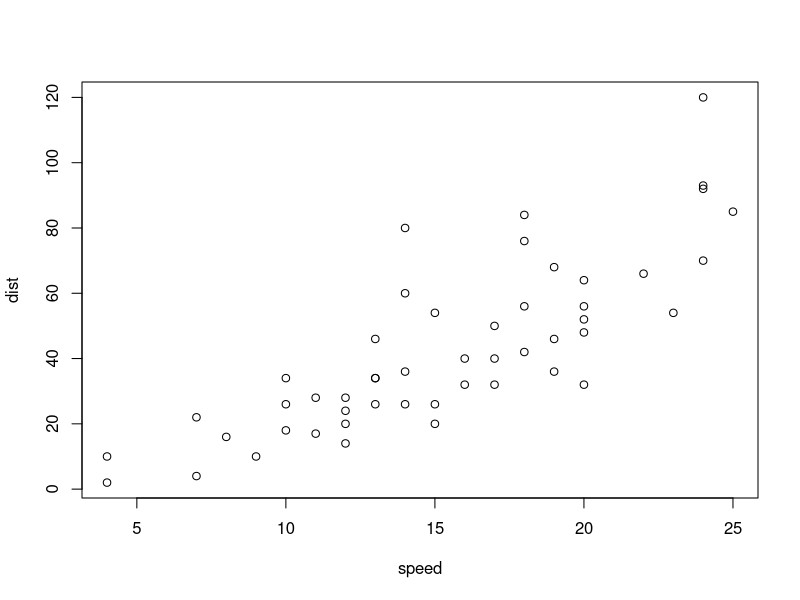
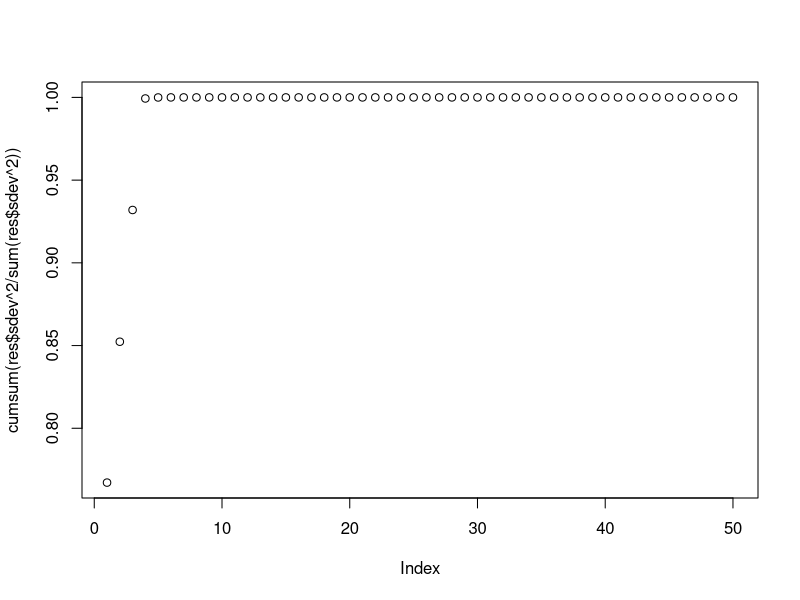

Reproduce these figures in R, in order. (Note: this script raises an error after producing the figures.)
## ---- chunk 1
plot(cars)
## ---- chunk 2
#SparseFactorAnalysis::sfa()
#Generate data
m=50
n=100
frac.gaps <- 0.5 # the fraction of data with NaNs
N.S.ratio <- 0.25 # the Noise to Signal ratio for adding noise to data

x <- (seq(m)*2*pi)/m
t <- (seq(n)*2*pi)/n

#True field
Xt <- 
 outer(sin(x), sin(t)) + 
 outer(sin(2.1*x), sin(2.1*t)) + 
 outer(sin(3.1*x), sin(3.1*t)) +
 outer(tanh(x), cos(t)) + 
 outer(tanh(2*x), cos(2.1*t)) + 
 outer(tanh(4*x), cos(0.1*t)) + 
 outer(tanh(2.4*x), cos(1.1*t)) + 
 tanh(outer(x, t, FUN="+")) + 
 tanh(outer(x, 2*t, FUN="+"))

Xt <- t(Xt)

#PCA
res <- prcomp(Xt, center = TRUE, scale = FALSE)
names(res)
## ---- chunk 3
res$sdev
length(res$sdev)
#res$rotation
dim(res$rotation)
#res$x
dim(res$x)
plot(cumsum(res$sdev^2/sum(res$sdev^2))) #cumulative explained variance
## ---- chunk 4
pc.use <- 3 # explains 93% of variance
trunc <- res$x[,1:pc.use] %*% t(res$rotation[,1:pc.use])

#and add the center (and re-scale) back to data
if(res$scale != FALSE){
	trunc <- scale(trunc, center = FALSE , scale=1/res$scale)
}
if(res$center != FALSE){
    trunc <- scale(trunc, center = -1 * res$center, scale=FALSE)
}
dim(trunc); dim(Xt)
RAN <- range(cbind(Xt, trunc))
BREAKS <- seq(RAN[1], RAN[2],,100)
COLS <- rainbow(length(BREAKS)-1)
par(mfcol=c(1,2), mar=c(1,1,2,1))
image(Xt, main="Original matrix", xlab="", ylab="", xaxt="n", yaxt="n", breaks=BREAKS, col=COLS)
box()
image(trunc, main="Truncated matrix (3 PCs)", xlab="", ylab="", xaxt="n", yaxt="n", breaks=BREAKS, col=COLS)
box()
## ---- chunk 5
#alternate approach
Xt.cen <- scale(Xt, center=TRUE, scale=FALSE)
C <- cov(Xt.cen, use="pair")
E <- svd(C)
A <- Xt.cen %*% E$u

#To remove units from principal components (A)
#function for the exponent of a matrix
"%^%" <- function(S, power)
     with(eigen(S), vectors %*% (values^power * t(vectors)))
Asc <- A %*% (diag(E$d) %^% -0.5) # scaled principal components

#Relationship between eigenvalues from both approaches
plot(res$sdev^2, E$d) #PCA via a covariance matrix - the eigenvalues now hold variance, not stdev
abline(0,1) # same results
## ---- chunk 6
library(Matrix)
set.seed(42)
rows <- 500000
cols <- 10000
i <- unlist(lapply(1:rows, function(i) rep(i, sample(1:5,1))))
j <- sample(1:cols, length(i), replace=TRUE)
M <- sparseMatrix(i, j)
#SM<-sparseMatrix(ratings$user_id,ratings$book_id,x=ratings$rating)
SM<-sparseMatrix(useable.rats$user_id,useable.rats$book_id,x=useable.rats$rating)
## ---- chunk 7
library(irlba)
 pc <- SM %*% irlba(SM, nv=5, nu=0)$v 
 str(pc)
 pc[1:10,1:5]
## ---- chunk 8
res <- prcomp(SM, center = TRUE, scale = FALSE)
plot(cumsum(res$sdev^2/sum(res$sdev^2))) #cumulative explained variance
## ---- chunk 9
set.seed(1);library(irlba)

A <- matrix(runif(400), nrow=20)
S <- irlba(A, 3)
S$d
str(S)
# Compare with svd
SV<-svd(A)
SV$d[1:3]
str(SV)
# Restart the algorithm to compute more singular values
# (starting with an existing solution S)
S1 <- irlba(A, 5, v=S)

# Estimate smallest singular values
irlba(A, 3, smallest=TRUE)$d

#Compare with
tail(svd(A)$d, 3)
## ---- chunk 10
# Principal components (see also prcomp_irlba)
P <- irlba(A, nv=1, center=colMeans(A))

# Compare with prcomp and prcomp_irlba (might vary up to sign)
cbind(P$v,
      prcomp(A)$rotation[, 1],
      prcomp_irlba(A)$rotation[, 1])

# A custom matrix multiplication function that scales the columns of A
# (cf the scale option). This function scales the columns of A to unit norm.
col_scale <- sqrt(apply(A, 2, crossprod))
setClass("scaled_matrix", contains="matrix", slots=c(scale="numeric"))
setMethod("%*%", signature(x="scaled_matrix", y="numeric"),
   function(x ,y) x@.Data %*% (y / x@scale))
setMethod("%*%", signature(x="numeric", y="scaled_matrix"),
   function(x ,y) (x %*% y@.Data) / y@scale)
a <- new("scaled_matrix", A, scale=col_scale)
irlba(a, 3)$d

# Compare with:
svd(sweep(A, 2, col_scale, FUN=`/`))$d[1:3]

## ---- chunk 11
 set.seed(1)
 x <- matrix(rnorm(200), nrow=20)
 p1 <- prcomp_irlba(SM, n=30)
 summary(p1)
## ---- chunk 12
# Compare with
p2 <- prcomp(x, tol=0.7)
summary(p2)
## ---- chunk 13
 p3 <- svd(scale(x, center=colMeans(x), scale=FALSE))
 p4 <- irlba(x, 3, center=colMeans(x))
 # compare with prcomp
 sqrt(crossprod(p1$rotation[,1] - p3$v[,1]))

 sqrt(crossprod(p1$rotation[,1] + p4$v[,1]))

## ---- chunk 14
res <- prcomp(SM, center = TRUE, scale = FALSE)
plot(cumsum(p1$sdev^2/sum(p1$sdev^2))) #cumulative explained variance
